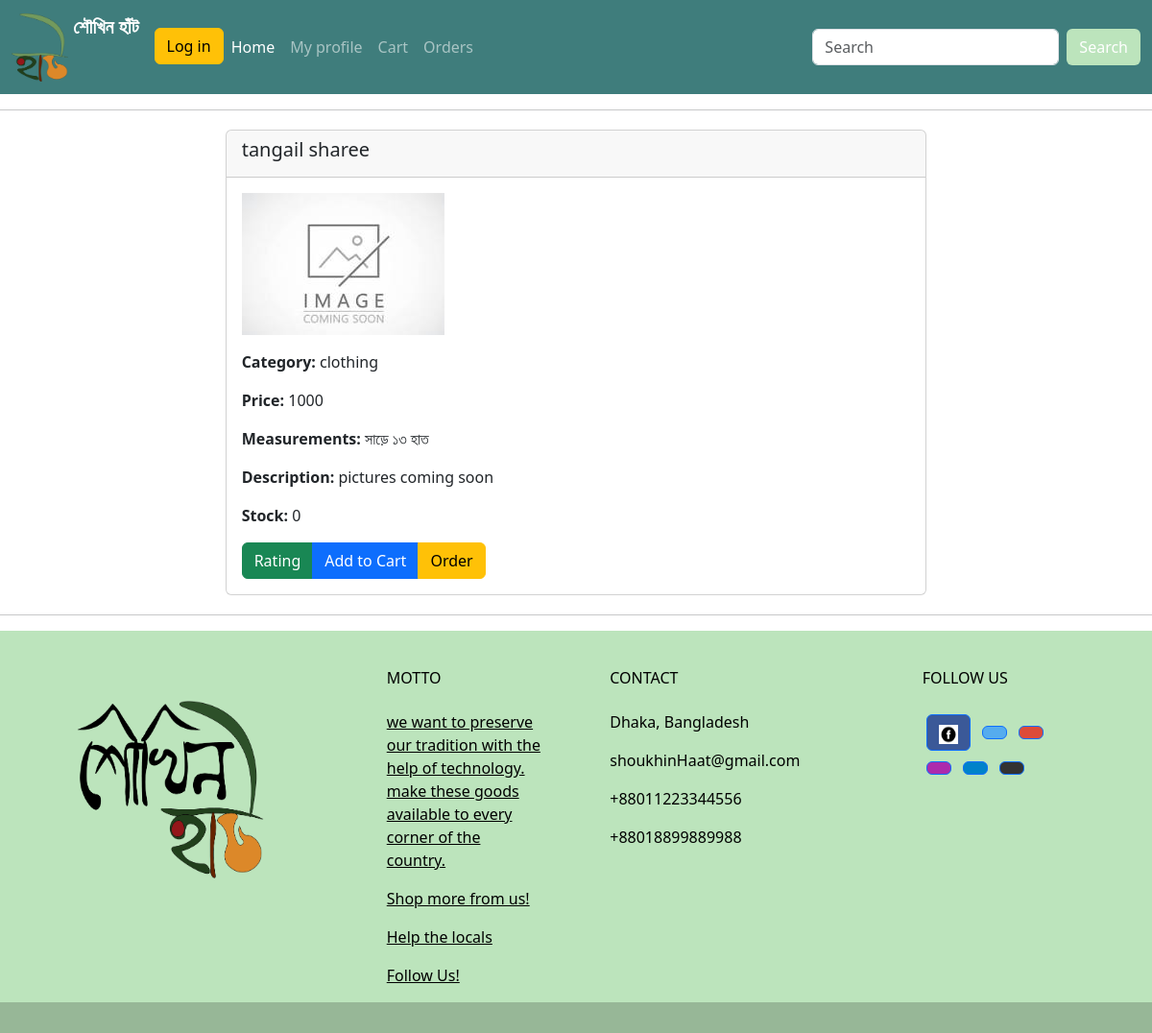
/product_details/15, run on an earlier commit of the app's database.
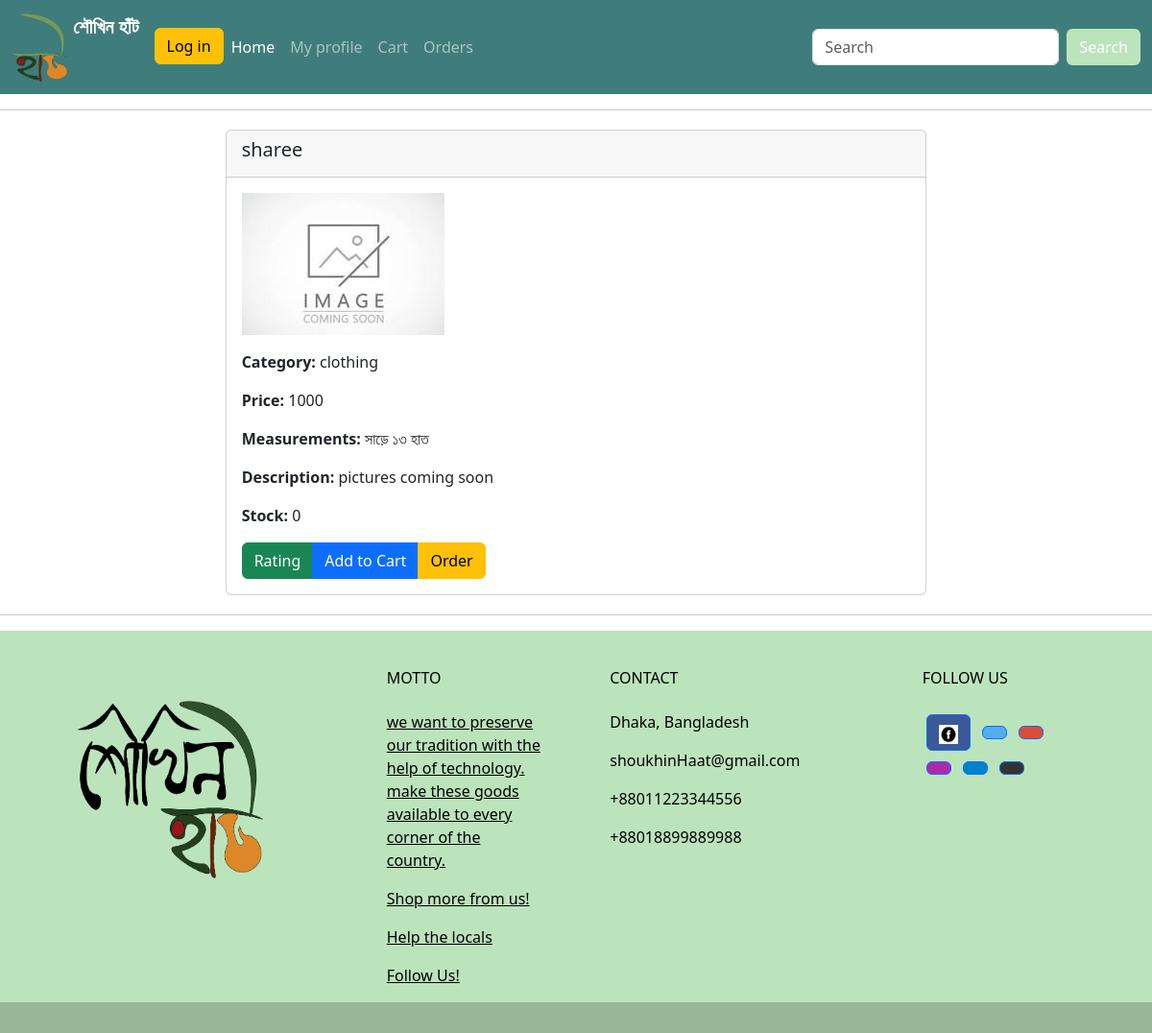
And on a later commit of the database.
### shoukhin/models.py (models this page shows, shortened)
class product(models.Model):
    CATEGORY_CHOICES = CATEGORY_CHOICES = [
        ('jute', 'Jute'),
        ('clothing', 'Clothing'),
        ('jewellery', 'Jewellery'),
        ('food', 'Food'),
        ('home_decor', 'Home Decor'),
        ('pottery', 'Pottery'),
        ('nakshi_kantha', 'Nakshi Kantha'),
        ('others', 'Others'),
    ]
    name = models.CharField(max_length=200)
    price = models.IntegerField()
    description = models.TextField(blank=True,null=True)
    measurements = models.CharField(max_length=300)
    category = models.CharField(max_length=100, choices=CATEGORY_CHOICES, default='others')
    image = models.ImageField(upload_to='static/images', blank=True, null=True, default='static/images/default_no_img.jfif')
    stock = models.IntegerField(default=0)

### shoukhin/views.py (the view)
# urls.py: path('product_details/<str:id>', s_view.view_product, name='view_product'),
def view_product(request,id):
    prod=product.objects.get(pk=id)
    context = {
        'product': prod,
    }
    return render(request, template_name='body/view_product.html',context=context)

### shoukhin/template/body/view_product.html
{% extends 'body/main.html' %}
{% load static %}
{% block content %}
<div class="container">
  <div class="row justify-content-center">
    <div class="col-md-8">
      <div class="card">
        <div class="card-header">
          <h5 class="card-title">{{ product.name }}</h5>
        </div>
        <div class="card-body">
          {% if product.image %}
          <img src="{{ product.image.url }}" alt="Product Image" class="img-fluid mb-3">
          {% else %}
          <p>No Image Available</p>
          {% endif %}
          <p><strong>Category:</strong> {{ product.category }}</p>
          <p><strong>Price:</strong> {{ product.price }}</p>
          <p><strong>Measurements:</strong> {{ product.measurements }}</p>
          <p><strong>Description:</strong> {{ product.description }}</p>
          <p><strong>Stock:</strong> {{ product.stock }}</p>
          <div class="btn-group" role="group">
            <a href="{% url 'product_rating' id=product.id %}" class="btn btn-success mr-2">Rating</a>
            <a href="{% url 'add_to_cart' product.id %}" class="btn btn-primary">Add to Cart</a>
            <a href="{% url 'orderForm' %}?product_id={{ product.id }}" class="btn btn-warning">Order</a>
          </div>
        </div>
      </div>
    </div>
  </div>
</div>
{% endblock %}

What changed in the data, as far as the page shows it:
changed product "clothing": name "tangail sharee" → "sharee"
